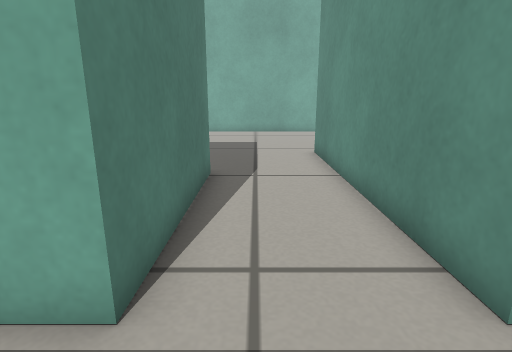
[1] (above)

14 first-person views from a walk through a robot-simulator world made for Gazebo. The camera is 0.42 m above the floor, tilts 14° down and sees 80° across. The floor is counted in squares, 0.2 m on a side. Each view is taken from the middle of a square. On the plan, view 1 faces up. The plan holds only what a view shows up to about 17 squares ahead; the rest is blank.

[2]
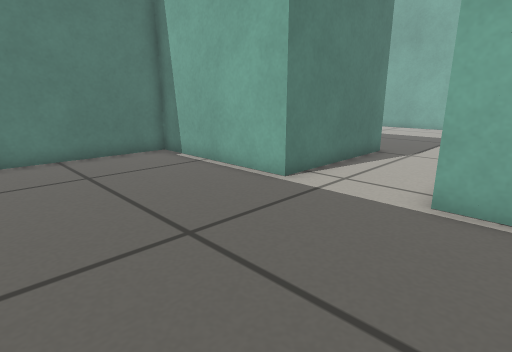

[3]
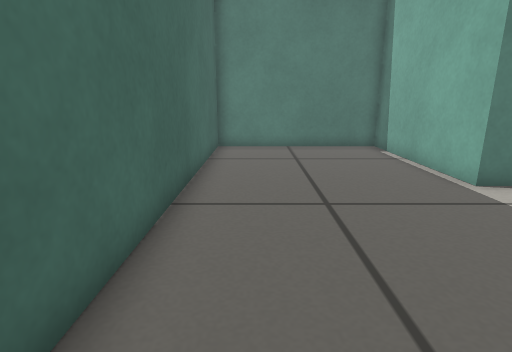

[4]
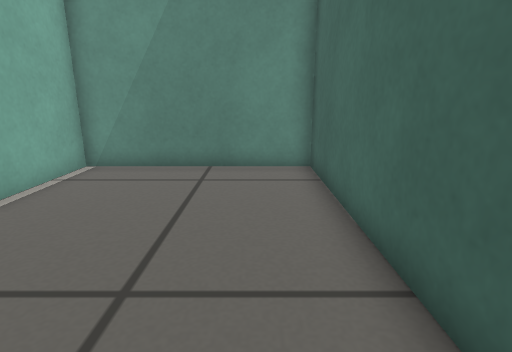

[5]
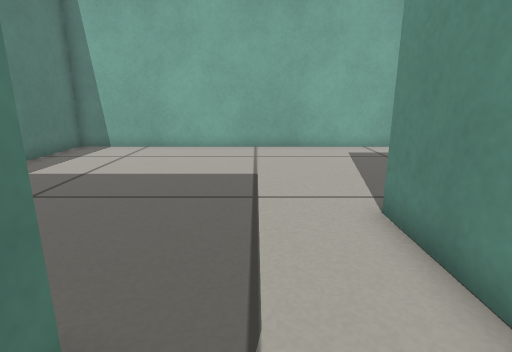

[6]
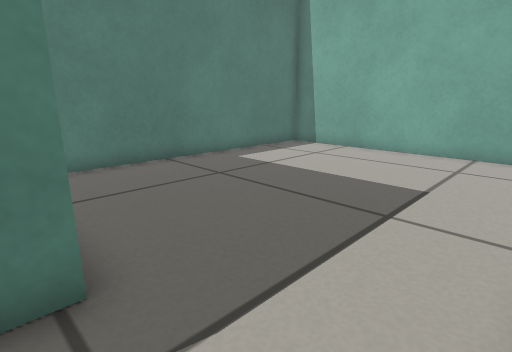

[7]
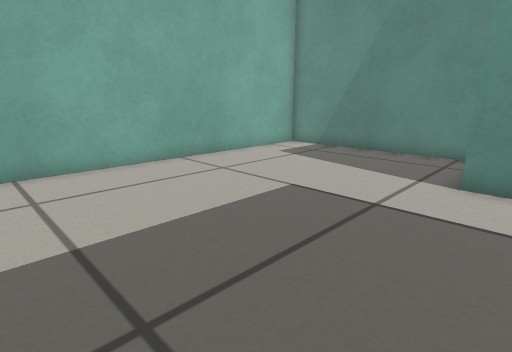

[8]
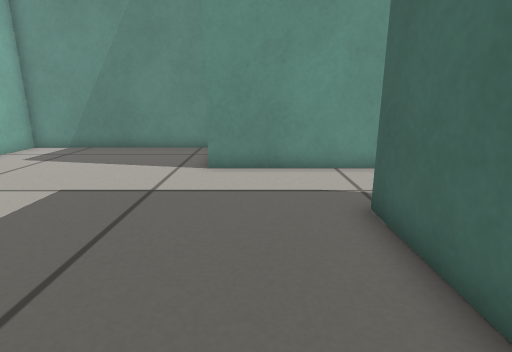

[9]
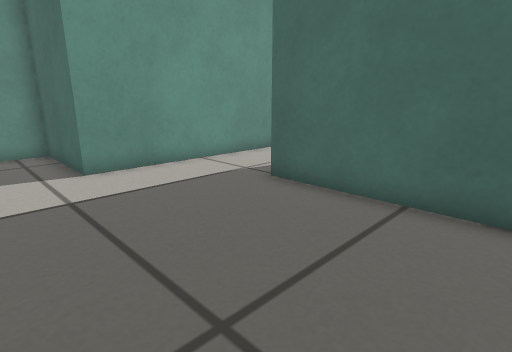

[10]
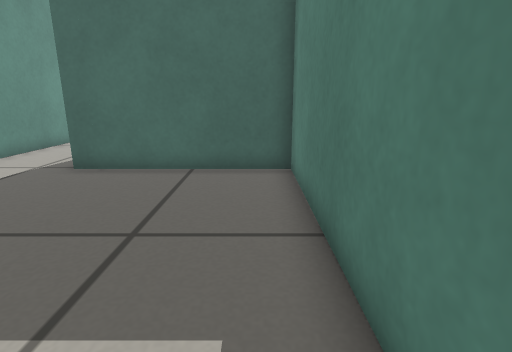

[11]
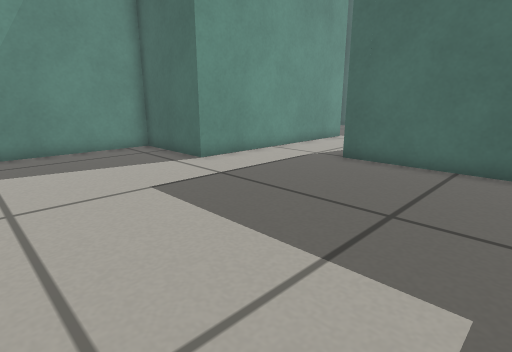

[12]
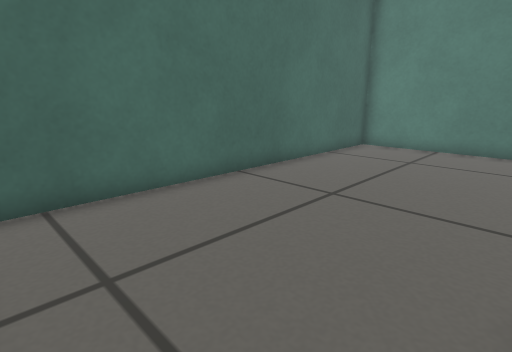

[13]
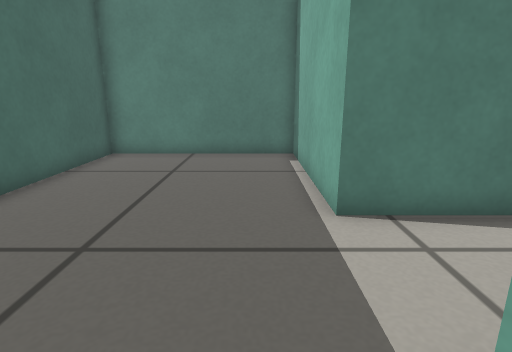

[14]
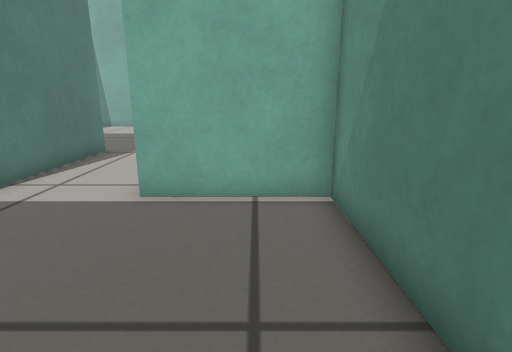

### Floor plan
Points are (right, up) in squares from view 1. A wall is a line through its corners. A room is listed if a view was taken in it or the views show most of it. See-through windows are left out.
Room 1 (views 1, 2, 3, 4, 12, 13, 14)
walls: (-2.5, 2.5) (-8.1, 2.5) (-8.1, -4.8) (6.7, -4.8) (6.7, 2.5) (2.4, 2.5)
ways out: opening at (-0.5, 1.3) to room 2
Room 2 (views 5, 6, 7, 8, 9, 10, 11)
walls: (2.4, 2.5) (2.4, 12.5) (6.7, 12.5) (6.7, 21) (-8.1, 21) (-8.1, 8.7) (-1.3, 8.7) (-1.3, 2.5) (-2.5, 2.5)
ways out: opening at (-0.5, 1.3) to room 1

Positions as (right, up) in squares from view 1, and headings:
1: (0, 0), facing up
2: (4, -4), facing up-left
3: (6, -3), facing left
4: (-3, -3), facing right
5: (0, 7), facing up
6: (2, 8), facing up-left
7: (-6, 11), facing up-right
8: (-7, 11), facing right
9: (-7, 15), facing down-right
10: (-7, 18), facing down
11: (-7, 19), facing down-right
12: (6, 2), facing down-left
13: (4, 1), facing left
14: (5, -4), facing up
